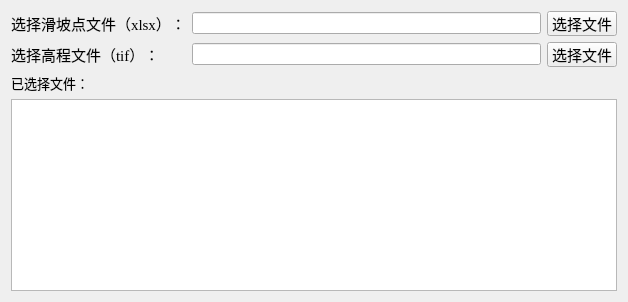
      <widget class="QWidget" name="tab_1">
       <attribute name="title">
        <string>文件管理</string>
       </attribute>
       <layout class="QVBoxLayout" name="verticalLayout">
        <item>
         <layout class="QHBoxLayout" name="horizontalLayout_3">
          <item>
           <widget class="QLabel" name="label_46">
            <property name="maximumSize">
             <size>
              <width>16777215</width>
              <height>25</height>
             </size>
            </property>
            <property name="font">
             <font>
              <family>Times New Roman</family>
              <pointsize>11</pointsize>
             </font>
            </property>
            <property name="text">
             <string>选择滑坡点文件（xlsx）：</string>
            </property>
            <property name="textFormat">
             <enum>Qt::PlainText</enum>
            </property>
           </widget>
          </item>
          <item>
           <widget class="QLineEdit" name="lineEdit">
            <property name="maximumSize">
             <size>
              <width>370</width>
              <height>22</height>
             </size>
            </property>
            <property name="font">
             <font>
              <family>Times New Roman</family>
             </font>
            </property>
           </widget>
          </item>
          <item>
           <widget class="QPushButton" name="pushButton">
            <property name="maximumSize">
             <size>
              <width>70</width>
              <height>25</height>
             </size>
            </property>
            <property name="font">
             <font>
              <family>AcadEref</family>
              <pointsize>11</pointsize>
             </font>
            </property>
            <property name="text">
             <string>选择文件</string>
            </property>
           </widget>
          </item>
         </layout>
        </item>
        <item>
         <layout class="QHBoxLayout" name="horizontalLayout_5">
          <item>
           <widget class="QLabel" name="label_45">
            <property name="maximumSize">
             <size>
              <width>16777215</width>
              <height>25</height>
             </size>
            </property>
            <property name="font">
             <font>
              <family>Times New Roman</family>
              <pointsize>11</pointsize>
             </font>
            </property>
            <property name="text">
             <string>选择高程文件（tif）：       </string>
            </property>
           </widget>
          </item>
          <item>
           <widget class="QLineEdit" name="lineEdit_14">
            <property name="maximumSize">
             <size>
              <width>600</width>
              <height>22</height>
             </size>
            </property>
            <property name="font">
             <font>
              <family>Times New Roman</family>
             </font>
            </property>
           </widget>
          </item>
          <item>
           <widget class="QPushButton" name="pushButton_10">
            <property name="maximumSize">
             <size>
              <width>70</width>
              <height>25</height>
             </size>
            </property>
            <property name="font">
             <font>
              <family>AcadEref</family>
              <pointsize>11</pointsize>
             </font>
            </property>
            <property name="text">
             <string>选择文件</string>
            </property>
           </widget>
          </item>
         </layout>
        </item>
        <item>
         <layout class="QHBoxLayout" name="horizontalLayout_4">
          <item>
           <widget class="QLabel" name="label_3">
            <property name="maximumSize">
             <size>
              <width>16777215</width>
              <height>25</height>
             </size>
            </property>
            <property name="font">
             <font>
              <family>AcadEref</family>
              <pointsize>10</pointsize>
             </font>
            </property>
            <property name="text">
             <string>已选择文件：</string>
            </property>
           </widget>
          </item>
          <item>
           <spacer name="horizontalSpacer_3">
            <property name="orientation">
             <enum>Qt::Horizontal</enum>
            </property>
            <property name="sizeHint" stdset="0">
             <size>
              <width>528</width>
              <height>20</height>
             </size>
            </property>
           </spacer>
          </item>
         </layout>
        </item>
        <item>
         <widget class="QTextBrowser" name="textBrowser">
          <property name="maximumSize">
           <size>
            <width>16777215</width>
            <height>300</height>
           </size>
          </property>
          <property name="font">
           <font>
            <family>Times New Roman</family>
           </font>
          </property>
         </widget>
        </item>
       </layout>
      </widget>
